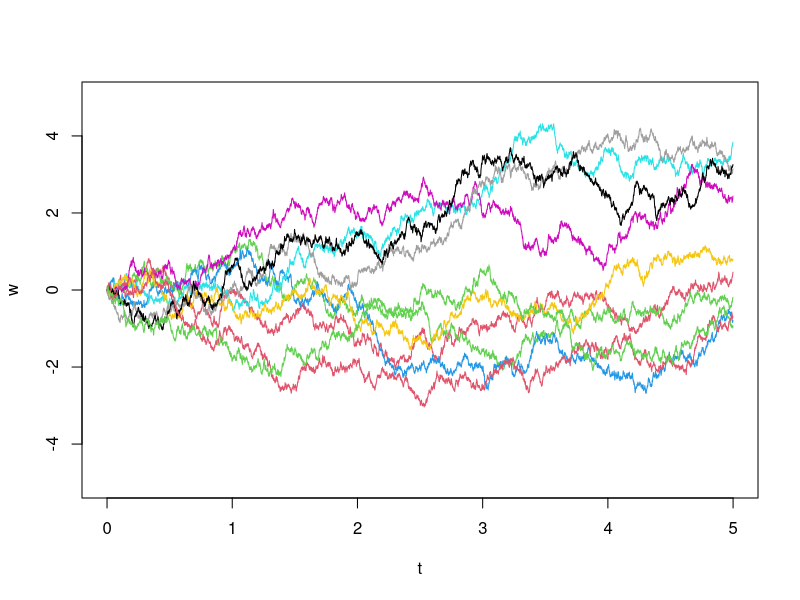

Recreate this plot in R.
library(stats)
w<-vector("numeric")
t<-vector("numeric")
pal<- palette()
t[1]=0
sec2<-vector("numeric") #for storing BM values at 2nd sec
sec5<-vector("numeric") #for storing BM values at 5th sec
for(i in 1:4999)
{
	t[i+1]=t[i]+0.001
}
for(i in 1:10)
{
	z<-rnorm(5000, mean=0, sd=1)
	w[1]=0
	for (j in 1:4999)
	{
		w[j+1]=w[j]+z[j+1]*sqrt(0.001)
		if(j==2000)
		{
			sec2[i]=w[2000]
		}
		if(j==4999)
		{
			sec5[i]=w[5000]
		}

	}
	if(i==1)
	{
		plot(t,w,type="l", col=pal[i %% 8 +1],ylim=c(-5,5))
	}
	else
	{
		lines(t,w, col=pal[i %% 8 +1],ylim=c(-5,5))
	}
}
cat("E[W(2)] = ",mean(sec2),"\n")
cat("E[W(5)] = ",mean(sec5),"\n")
